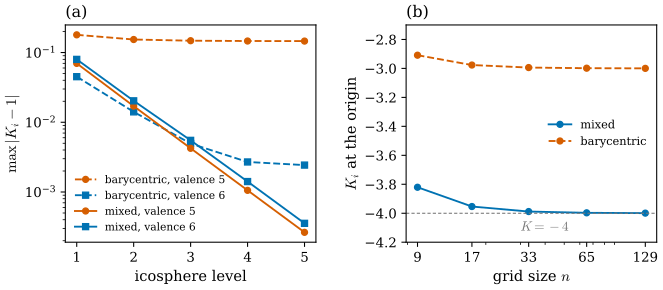

Write Python code to recreate this figure.
"""Figure 40.1.3: the pointwise discrete Gaussian curvature K_i = delta_i / A_i depends on the dual area A_i.

(a) icosphere(level), level 1-5 (unit sphere, K = 1): the largest error max |K_i - 1| over the 12 valence-5 vertices
(circles) and over the valence-6 vertices (squares), with the barycentric dual area (dashed) and the mixed Voronoi area
(solid). With the barycentric area the error at the valence-5 vertices stays near 0.146.
(b) the saddle z = x^2 - y^2 on grid_mesh over [-0.5, 0.5]^2 with alternating diagonals (n x n vertices,
n = 9, 17, 33, 65, 129): K_i at the origin (a valence-8 vertex). Mixed: -3.82 -> -4 (the exact K = -4); barycentric:
-> -3, because there the barycentric area is 4/3 of the Voronoi area.

Run: PYTHONPATH=tools python3 chapters/40-discrete-curvature-integral/figures/fig-40-1-3-dual-area-choice.py
"""
import sys
from pathlib import Path

import numpy as np

sys.path.insert(0, str(Path(__file__).resolve().parents[1] / "lib"))
import dgfig  # noqa: E402
dgfig.setup()
import matplotlib.pyplot as plt  # noqa: E402

import dgmesh as dm  # noqa: E402
import ddg40  # noqa: E402

C = dgfig.COLORS
levels = np.arange(1, 6)
err = {(k, v): [] for k in ("bary", "mixed") for v in (5, 6)}
for lev in levels:
    V, F = dm.icosphere(lev)
    d = dm.angle_defect(V, F)
    assert abs(d.sum() - 4 * np.pi) < 1e-10
    deg = np.array([len(n) for n in dm.neighbors(F, len(V))])
    for k, A in (("bary", dm.mass_barycentric(V, F)), ("mixed", dm.mass_voronoi(V, F))):
        for v in (5, 6):
            err[(k, v)].append(np.abs(d[deg == v] / A[deg == v] - 1).max())
assert 0.145 < err[("bary", 5)][-1] < 0.147 and err[("mixed", 5)][-1] < 3e-4 and err[("mixed", 6)][-1] < 4e-4
ns = [9, 17, 33, 65, 129]
Kb, Km = [], []
for n in ns:
    V, F = ddg40.saddle_grid(n, 0.5)
    o = int(np.argmin(np.linalg.norm(V, axis=1)))
    assert np.allclose(V[o], 0) and len(dm.neighbors(F, len(V))[o]) == 8
    d = dm.angle_defect(V, F)[o]
    Kb.append(d / dm.mass_barycentric(V, F)[o])
    Km.append(d / dm.mass_voronoi(V, F)[o])
assert abs(Km[-1] + 4) < 2e-3 and abs(Kb[-1] + 3) < 2e-3

fig, (ax, ax2) = plt.subplots(1, 2, figsize=(7.0, 3.1))
for (k, v), vals in err.items():
    ax.semilogy(levels, vals, ls="--" if k == "bary" else "-", marker="o" if v == 5 else "s", ms=4.5,
                color=C["normal"] if v == 5 else C["tangent"], lw=1.4,
                label=("barycentric" if k == "bary" else "mixed") + f", valence {v}")
ax.set_xticks(levels)
ax.set_xlabel("icosphere level")
ax.set_ylabel(r"$\max\,|K_i - 1|$")
ax.legend(fontsize=8, frameon=False, loc="lower left")
ax.set_title("(a)", loc="left", fontsize=12)
ax2.semilogx(ns, Km, "-o", color=C["tangent"], ms=4.5, lw=1.4, label="mixed")
ax2.semilogx(ns, Kb, "--o", color=C["normal"], ms=4.5, lw=1.4, label="barycentric")
ax2.axhline(-4, color=C["aux"], lw=0.8, ls=(0, (3, 2)))
ax2.text(30, -4.12, r"$K = -4$", color=C["aux"], fontsize=10)
ax2.set_xticks(ns)
ax2.set_xticklabels([str(n) for n in ns])
ax2.set_xlabel(r"grid size $n$")
ax2.set_ylabel(r"$K_i$ at the origin")
ax2.set_ylim(-4.2, -2.7)
ax2.legend(fontsize=8.5, frameon=False, loc="center right")
ax2.set_title("(b)", loc="left", fontsize=12)
fig.subplots_adjust(left=0.1, right=0.98, bottom=0.17, top=0.9, wspace=0.36)
dgfig.save(fig, __file__)
print("icosphere errors", {k: np.round(v, 5).tolist() for k, v in err.items()})
print("saddle origin mixed", np.round(Km, 4), "bary", np.round(Kb, 4))
